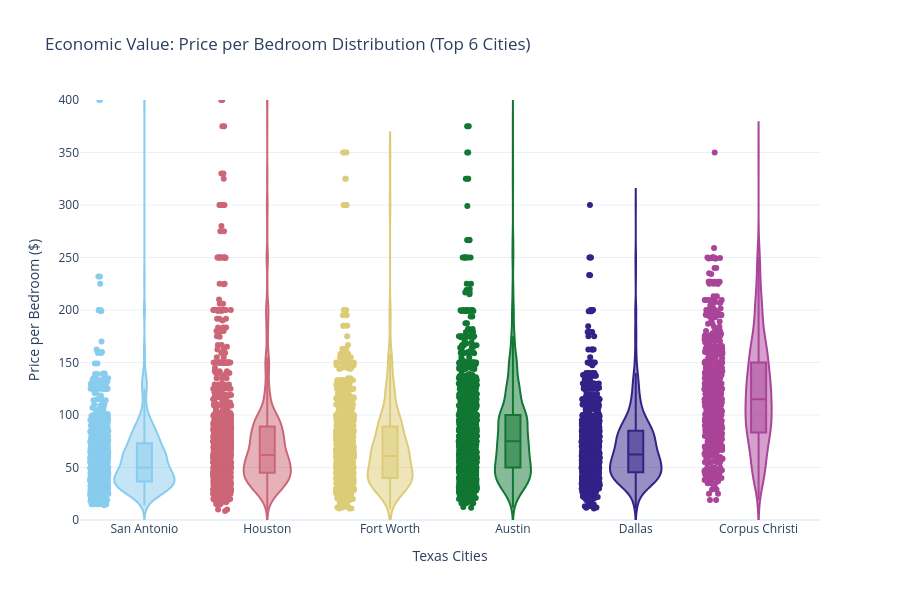

The notebook cell this image was saved under:
### Code cell
# 1. Identify the Top 6 cities by listing volume
top_6_cities = df_story['city'].value_counts().head(6).index
df_top_6 = df_story[df_story['city'].isin(top_6_cities)]

# 2. Create the advanced Violin Plot
fig = px.violin(
    df_top_6, 
    x='city', 
    y='price_per_bedroom', 
    color='city', 
    box=True,          # Adds a box plot inside to show quartiles
    points='all',      # Shows every single data point next to the violin
    hover_data=['bedrooms_count', 'average_rate_per_night'],
    title="Economic Value: Price per Bedroom Distribution (Top 6 Cities)",
    labels={'price_per_bedroom': 'Price per Bedroom ($)', 'city': 'City'},
    template="plotly_white",
    color_discrete_sequence=px.colors.qualitative.Safe
)


fig.update_layout(
    yaxis_title="Price per Bedroom ($)",
    xaxis_title="Texas Cities",
    showlegend=False,
    height=600
)

# 4. Zoom in on the most common price range (ignoring extreme luxury outliers for better visibility)
fig.update_yaxes(range=[0, 400]) 

fig.show()

### Figure 1 — Plotly figure (JSON) as saved in the notebook; plotly's stock layout.template omitted (floating-point values rounded to 4 significant figures; data arrays with more than 128 entries replaced by an {"elided": "..."} marker saying what was removed)
{"data": [{"alignmentgroup": "True", "box": {"visible": true}, "customdata": {"elided": "1222x2 float values"}, "hovertemplate": "City=%{x}<br>Price per Bedroom ($)=%{y}<br>bedrooms_count=%{customdata[0]}<br>average_rate_per_night=%{customdata[1]}<extra></extra>", "legendgroup": "San Antonio", "marker": {"color": "rgb(136, 204, 238)"}, "name": "San Antonio", "offsetgroup": "San Antonio", "orientation": "v", "points": "all", "scalegroup": "True", "showlegend": true, "type": "violin", "x": {"elided": "1222 str values"}, "x0": " ", "xaxis": "x", "y": {"elided": "1222 float values"}, "y0": " ", "yaxis": "y"}, {"alignmentgroup": "True", "box": {"visible": true}, "customdata": {"elided": "1415x2 float values"}, "hovertemplate": "City=%{x}<br>Price per Bedroom ($)=%{y}<br>bedrooms_count=%{customdata[0]}<br>average_rate_per_night=%{customdata[1]}<extra></extra>", "legendgroup": "Houston", "marker": {"color": "rgb(204, 102, 119)"}, "name": "Houston", "offsetgroup": "Houston", "orientation": "v", "points": "all", "scalegroup": "True", "showlegend": true, "type": "violin", "x": {"elided": "1415 str values"}, "x0": " ", "xaxis": "x", "y": {"elided": "1415 float values"}, "y0": " ", "yaxis": "y"}, {"alignmentgroup": "True", "box": {"visible": true}, "customdata": {"elided": "982x2 float values"}, "hovertemplate": "City=%{x}<br>Price per Bedroom ($)=%{y}<br>bedrooms_count=%{customdata[0]}<br>average_rate_per_night=%{customdata[1]}<extra></extra>", "legendgroup": "Fort Worth", "marker": {"color": "rgb(221, 204, 119)"}, "name": "Fort Worth", "offsetgroup": "Fort Worth", "orientation": "v", "points": "all", "scalegroup": "True", "showlegend": true, "type": "violin", "x": {"elided": "982 str values"}, "x0": " ", "xaxis": "x", "y": {"elided": "982 float values"}, "y0": " ", "yaxis": "y"}, {"alignmentgroup": "True", "box": {"visible": true}, "customdata": {"elided": "1443x2 float values"}, "hovertemplate": "City=%{x}<br>Price per Bedroom ($)=%{y}<br>bedrooms_count=%{customdata[0]}<br>average_rate_per_night=%{customdata[1]}<extra></extra>", "legendgroup": "Austin", "marker": {"color": "rgb(17, 119, 51)"}, "name": "Austin", "offsetgroup": "Austin", "orientation": "v", "points": "all", "scalegroup": "True", "showlegend": true, "type": "violin", "x": {"elided": "1443 str values"}, "x0": " ", "xaxis": "x", "y": {"elided": "1443 float values"}, "y0": " ", "yaxis": "y"}, {"alignmentgroup": "True", "box": {"visible": true}, "customdata": {"elided": "1132x2 float values"}, "hovertemplate": "City=%{x}<br>Price per Bedroom ($)=%{y}<br>bedrooms_count=%{customdata[0]}<br>average_rate_per_night=%{customdata[1]}<extra></extra>", "legendgroup": "Dallas", "marker": {"color": "rgb(51, 34, 136)"}, "name": "Dallas", "offsetgroup": "Dallas", "orientation": "v", "points": "all", "scalegroup": "True", "showlegend": true, "type": "violin", "x": {"elided": "1132 str values"}, "x0": " ", "xaxis": "x", "y": {"elided": "1132 float values"}, "y0": " ", "yaxis": "y"}, {"alignmentgroup": "True", "box": {"visible": true}, "customdata": {"elided": "641x2 float values"}, "hovertemplate": "City=%{x}<br>Price per Bedroom ($)=%{y}<br>bedrooms_count=%{customdata[0]}<br>average_rate_per_night=%{customdata[1]}<extra></extra>", "legendgroup": "Corpus Christi", "marker": {"color": "rgb(170, 68, 153)"}, "name": "Corpus Christi", "offsetgroup": "Corpus Christi", "orientation": "v", "points": "all", "scalegroup": "True", "showlegend": true, "type": "violin", "x": {"elided": "641 str values"}, "x0": " ", "xaxis": "x", "y": {"elided": "641 float values"}, "y0": " ", "yaxis": "y"}], "layout": {"height": 600, "legend": {"title": {"text": "City"}, "tracegroupgap": 0}, "showlegend": false, "title": {"text": "Economic Value: Price per Bedroom Distribution (Top 6 Cities)"}, "violinmode": "overlay", "xaxis": {"anchor": "y", "categoryarray": ["San Antonio", "Houston", "Fort Worth", "Austin", "Dallas", "Corpus Christi"], "categoryorder": "array", "domain": [0, 1], "title": {"text": "Texas Cities"}}, "yaxis": {"anchor": "x", "domain": [0, 1], "range": [0, 400], "title": {"text": "Price per Bedroom ($)"}}}}
